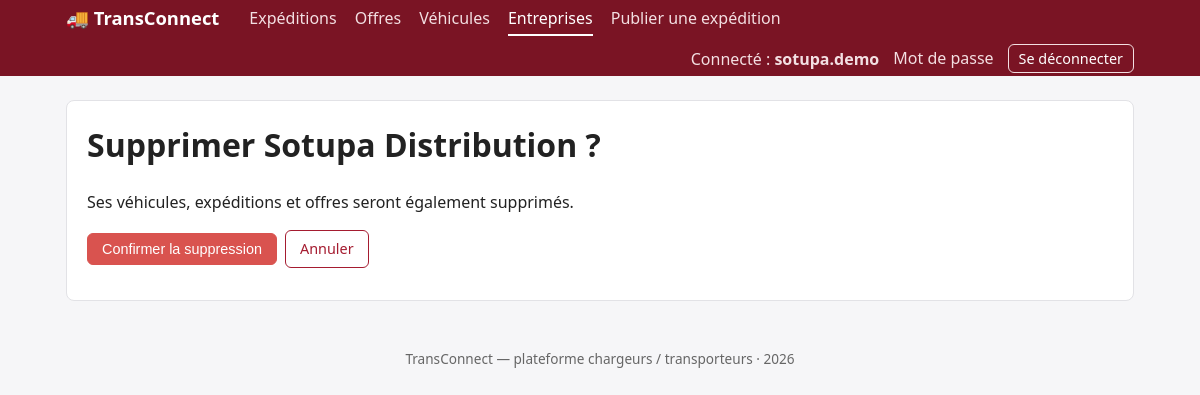
/entreprises/1/supprimer/ (signed in), run on the app's committed database.
### EntreprisesApp/models.py (models this page shows, shortened)
class Utilisateur(AbstractUser):
    ROLE_CHARGEUR = 'chargeur'
    ROLE_TRANSPORTEUR = 'transporteur'
    ROLE_ADMIN = 'admin'
    ROLE_CHOICES = (
        (ROLE_CHARGEUR, 'Chargeur'),
        (ROLE_TRANSPORTEUR, 'Transporteur'),
        (ROLE_ADMIN, 'Administrateur'),
    )
    user_id = models.CharField(max_length=8, primary_key=True, editable=False)
    email = models.EmailField(unique=True, validators=[valider_email_gmail])
    role = models.CharField(max_length=20, choices=ROLE_CHOICES, default=ROLE_CHARGEUR)
    telephone = models.CharField(
        max_length=8, blank=True, validators=[valider_telephone]
    )
    created_at = models.DateTimeField(auto_now_add=True)
    updated_at = models.DateTimeField(auto_now=True)
    objects = UtilisateurManager()
    REQUIRED_FIELDS = ['email']
    class Meta:
        verbose_name = 'Utilisateur'
        verbose_name_plural = 'Utilisateurs'

class Entreprise(models.Model):
    TYPE_CHARGEUR = 'chargeur'
    TYPE_TRANSPORTEUR = 'transporteur'
    TYPE_CHOICES = (
        (TYPE_CHARGEUR, 'Chargeur'),
        (TYPE_TRANSPORTEUR, 'Transporteur'),
    )
    raison_sociale = models.CharField(max_length=150)
    matricule_fiscal = models.CharField(
        max_length=17, unique=True, validators=[valider_matricule_fiscal]
    )
    type_entreprise = models.CharField(max_length=15, choices=TYPE_CHOICES)
    adresse = models.TextField(
        validators=[MinLengthValidator(20, "L'adresse doit contenir au moins 20 caractères.")]
    )
    utilisateur = models.OneToOneField(
        Utilisateur,
        on_delete=models.CASCADE,
        related_name='entreprise',
        null=True,
        blank=True,
    )
    created_at = models.DateTimeField(auto_now_add=True)
    updated_at = models.DateTimeField(auto_now=True)
    class Meta:
        verbose_name = 'Entreprise'
        verbose_name_plural = 'Entreprises'
        ordering = ['raison_sociale']
    @property
    def est_transporteur(self):
        return self.type_entreprise == self.TYPE_TRANSPORTEUR
    @property
    def est_chargeur(self):
        return self.type_entreprise == self.TYPE_CHARGEUR

### EntreprisesApp/views.py (the view, shortened to what this page needs)
# urls.py: path('<int:pk>/supprimer/', views.EntrepriseDeleteView.as_view(), name='supprimer'),
class EntrepriseDeleteView(EntrepriseRequiseMixin, MonEntrepriseMixin, DeleteView):
    model = Entreprise
    template_name = 'entreprises/confirm_delete.html'
    context_object_name = 'entreprise'
    success_url = reverse_lazy('entreprises:liste')

### EntreprisesApp/context_processors.py (called while the page is built)
def entreprise_courante(request):
    return {'mon_entreprise': entreprise_de(getattr(request, 'user', None))}

### EntreprisesApp/mixins.py (called while the page is built)
def entreprise_de(user):
    return getattr(user, 'entreprise', None)

    def test_func(self):
        return entreprise_de(self.request.user) is not None

### EntreprisesApp/views.py (called while the page is built)
    def get_queryset(self):
        return Entreprise.objects.filter(utilisateur=self.request.user)

### EntreprisesApp/templates/entreprises/confirm_delete.html (shortened to what this page needs)
{% extends 'base.html' %}
{% block content %}
<div class="card">
  <h1>Supprimer {{ entreprise.raison_sociale }} ?</h1>
  <p>Ses véhicules, expéditions et offres seront également supprimés.</p>
  <form method="post">
    <div class="actions">
      <button type="submit" class="btn danger">Confirmer la suppression</button>
      <a class="btn secondaire" href="{% url 'entreprises:detail' entreprise.pk %}">Annuler</a>
    </div>
  </form>
</div>
{% endblock %}

### templates/base.html (shortened to what this page needs)
<!DOCTYPE html>
<html lang="fr">
<head>
</head>
<body>
  <header>
    {% with nom_url=request.resolver_match.app_name %}
    <nav>
      <a class="logo" href="{% url 'accueil' %}">🚚 TransConnect</a>
      <a href="{% url 'expeditions:liste' %}" {% if nom_url == 'expeditions' %}class="actif"{% endif %}>Expéditions</a>
      <a href="{% url 'offres:liste' %}" {% if nom_url == 'offres' %}class="actif"{% endif %}>Offres</a>
      <a href="{% url 'vehicules:liste' %}" {% if nom_url == 'vehicules' %}class="actif"{% endif %}>Véhicules</a>
      <a href="{% url 'entreprises:liste' %}" {% if nom_url == 'entreprises' %}class="actif"{% endif %}>Entreprises</a>
      {% if user.is_authenticated %}
        {% if mon_entreprise.est_transporteur %}
        <a href="{% url 'vehicules:mes' %}">Mes véhicules</a>
        {% elif mon_entreprise.est_chargeur %}
        <a href="{% url 'expeditions:ajouter' %}">Publier une expédition</a>
        {% else %}
        <a href="{% url 'entreprises:ajouter' %}">Créer mon entreprise</a>
        {% endif %}
      <span class="compte">
        <span>Connecté : <strong>{{ user.username }}</strong></span>
        <a href="{% url 'password_change' %}">Mot de passe</a>
        <form method="post" action="{% url 'logout' %}" class="inline">
          <button type="submit" class="lien">Se déconnecter</button>
        </form>
      </span>
      {% else %}
      <span class="compte">
        <a href="{% url 'login' %}">Se connecter</a>
        <a href="{% url 'inscription' %}">Créer un compte</a>
      </span>
      {% endif %}
    </nav>
    {% endwith %}
  </header>
  <main>
    {% block content %}{% endblock %}
  </main>
  <footer>TransConnect — plateforme chargeurs / transporteurs · {% now "Y" %}</footer>
</body>
</html>

### templates/base.html (style rules this page uses)
:root { --brand:#a51c30; --brand-dark:#7a1424; --bg:#f6f6f8; --card:#fff; --text:#222; --muted:#666; --line:#e2e2e6; }
* { box-sizing: border-box; }
body { margin:0; font-family: system-ui, -apple-system, "Segoe UI", Roboto, sans-serif; background:var(--bg); color:var(--text); line-height:1.5; }
header { background:var(--brand-dark); color:#fff; }
nav { max-width:1100px; margin:0 auto; padding:0 16px; display:flex; flex-wrap:wrap; align-items:center; gap:4px 18px; min-height:56px; }
nav .logo { font-weight:700; font-size:1.15rem; color:#fff; text-decoration:none; margin-right:12px; }
nav a { color:#f3dfe2; text-decoration:none; padding:4px 0; border-bottom:2px solid transparent; }
nav a:hover, nav a.actif { color:#fff; border-bottom-color:#fff; }
nav .compte { margin-left:auto; display:flex; flex-wrap:wrap; align-items:center; gap:4px 14px; color:#f3dfe2; }
nav button.lien { background:none; border:1px solid #f3dfe2; border-radius:6px; color:#fff; padding:3px 10px; cursor:pointer; font:inherit; font-size:.9rem; }
main { max-width:1100px; margin:24px auto; padding:0 16px; }
h1, h2 { margin-top:0; }
.card { background:var(--card); border:1px solid var(--line); border-radius:8px; padding:20px; margin-bottom:20px; }
a { color:var(--brand); }
.btn { display:inline-block; padding:7px 14px; border-radius:6px; border:1px solid var(--brand); background:var(--brand); color:#fff; text-decoration:none; cursor:pointer; font-size:.9rem; }
.btn.secondaire { background:#fff; color:var(--brand); }
.btn.danger { background:#D9534F; border-color:#D9534F; }
.actions { display:flex; flex-wrap:wrap; gap:8px; align-items:center; margin:12px 0; }
.inline { display:inline; }
footer { text-align:center; color:var(--muted); font-size:.85rem; padding:24px 16px; }

### data on the page
Utilisateur: username "sotupa.demo"
Entreprise: raison_sociale "Sotupa Distribution"
